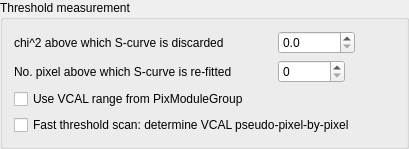
            <widget class="QGroupBox" name="groupBox_4">
             <property name="title">
              <string>Threshold measurement</string>
             </property>
             <layout class="QVBoxLayout" name="verticalLayout_59">
              <item>
               <layout class="QVBoxLayout" name="verticalLayout_54">
                <item>
                 <layout class="QHBoxLayout" name="horizontalLayout_10">
                  <item>
                   <layout class="QVBoxLayout" name="verticalLayout_25">
                    <item>
                     <widget class="QLabel" name="chi2cutLabel">
                      <property name="text">
                       <string>chi^2 above which S-curve is discarded</string>
                      </property>
                     </widget>
                    </item>
                    <item>
                     <widget class="QLabel" name="nbadChi2Label">
                      <property name="text">
                       <string>No. pixel above which S-curve is re-fitted</string>
                      </property>
                     </widget>
                    </item>
                   </layout>
                  </item>
                  <item>
                   <spacer name="horizontalSpacer_18">
                    <property name="orientation">
                     <enum>Qt::Horizontal</enum>
                    </property>
                    <property name="sizeType">
                     <enum>QSizePolicy::Fixed</enum>
                    </property>
                    <property name="sizeHint" stdset="0">
                     <size>
                      <width>40</width>
                      <height>20</height>
                     </size>
                    </property>
                   </spacer>
                  </item>
                  <item>
                   <layout class="QVBoxLayout" name="verticalLayout_26">
                    <item>
                     <widget class="QDoubleSpinBox" name="scurveChi2Cut">
                      <property name="sizePolicy">
                       <sizepolicy hsizetype="Fixed" vsizetype="Fixed">
                        <horstretch>0</horstretch>
                        <verstretch>0</verstretch>
                       </sizepolicy>
                      </property>
                      <property name="decimals">
                       <number>1</number>
                      </property>
                      <property name="maximum">
                       <double>999999999.000000000000000</double>
                      </property>
                     </widget>
                    </item>
                    <item>
                     <widget class="QSpinBox" name="scurveNbadChi2">
                      <property name="sizePolicy">
                       <sizepolicy hsizetype="Fixed" vsizetype="Fixed">
                        <horstretch>0</horstretch>
                        <verstretch>0</verstretch>
                       </sizepolicy>
                      </property>
                      <property name="maximum">
                       <number>999999999</number>
                      </property>
                     </widget>
                    </item>
                   </layout>
                  </item>
                  <item>
                   <spacer name="horizontalSpacer_20">
                    <property name="orientation">
                     <enum>Qt::Horizontal</enum>
                    </property>
                    <property name="sizeHint" stdset="0">
                     <size>
                      <width>40</width>
                      <height>20</height>
                     </size>
                    </property>
                   </spacer>
                  </item>
                 </layout>
                </item>
                <item>
                 <widget class="QCheckBox" name="redThrRangeBox">
                  <property name="text">
                   <string>Use VCAL range from PixModuleGroup</string>
                  </property>
                 </widget>
                </item>
                <item>
                 <widget class="QCheckBox" name="pseudoPixFastThrBox">
                  <property name="text">
                   <string>Fast threshold scan: determine VCAL pseudo-pixel-by-pixel</string>
                  </property>
                 </widget>
                </item>
               </layout>
              </item>
             </layout>
            </widget>
